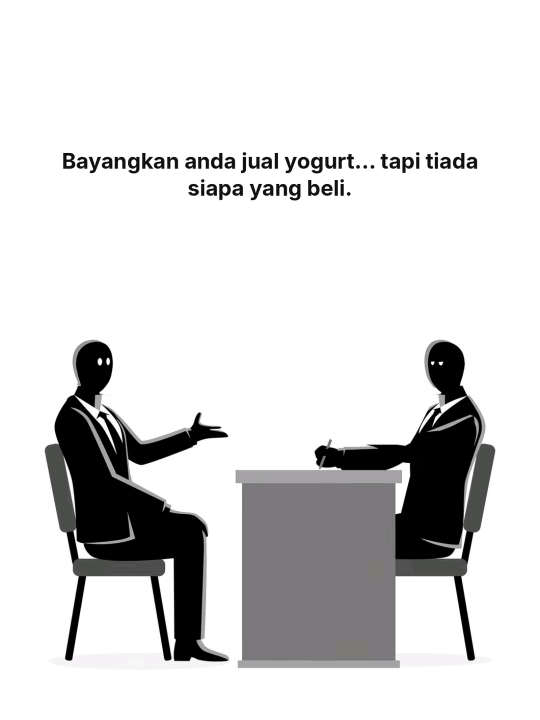
#> input picture yogurt-carousel-bm/slide_1.png, 1080 x 1440 px, given in place of 1.png, which was not available (shown at 1/2 size)
$ python layers.py ..
#> lines starting #> are read from the running program, lines starting #| are printed output that depends on the picture; after the words box and inside, x2 and y2 are one past the last pixel; in counts of white or black regions, pixels touching at a corner belong together
import sys
from PIL import Image, ImageDraw, ImageFont, ImageFilter
import numpy as np
S=sys.argv[1]
SB='/usr/share/fonts/opentype/inter/Inter-SemiBold.otf'
def load(i): return Image.open(f'{S}/crop/{i}.png').convert('RGB').resize((1100,1464))
#> called with i = 1
def cups(im):
    a=np.array(im); d=ImageDraw.Draw(im)
    for box,lines in [((225,515,425,595),['20% lemak']),((655,505,865,610),['80%','bebas lemak'])]:
        c=tuple(int(v) for v in np.median(a[box[1]:box[3],box[0]:box[0]+10].reshape(-1,3),axis=0))
        d.rectangle(box,fill=c)
        f=ImageFont.truetype(SB,36 if len(lines)==1 else 31); lh=40
        cx=(box[0]+box[2])/2; cy=(box[1]+box[3])/2; y=cy-lh*len(lines)/2
        for l in lines:
            w=d.textlength(l,font=f); d.text((cx-w/2,y),l,font=f,fill=(25,25,25)); y+=lh
for src,blank,cup in [(1,450,False),(2,430,False),(3,330,True),(4,430,False),(6,430,False),(7,330,True),(8,430,False)]:
    im=load(src)
    ImageDraw.Draw(im).rectangle((0,0,1100,blank),fill='white')
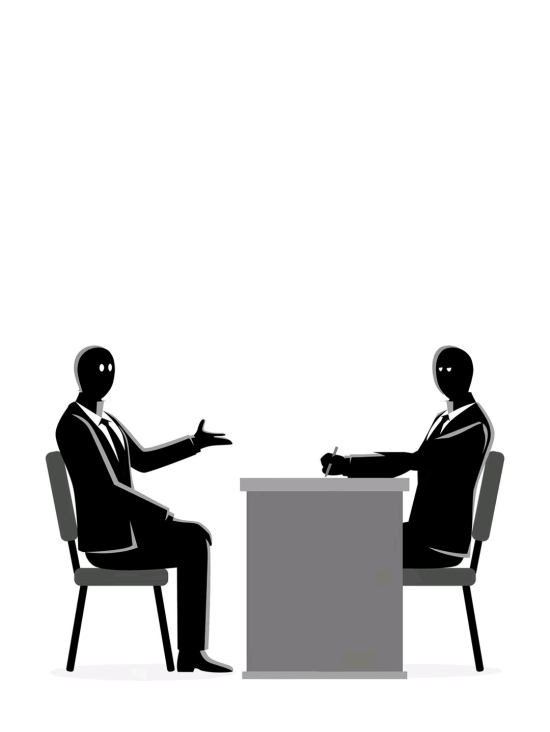
#> im: PIL image 1100x1464 RGB (shown at 1/2 size); mean R, G, B 219.6, 219.5, 219.7
    if src==6: ImageDraw.Draw(im).line((1099,0,1099,1464),fill='white',width=3)
    if cup: cups(im)
    L=im.convert('L')
    m=L.point(lambda v:255 if v>212 else 0)
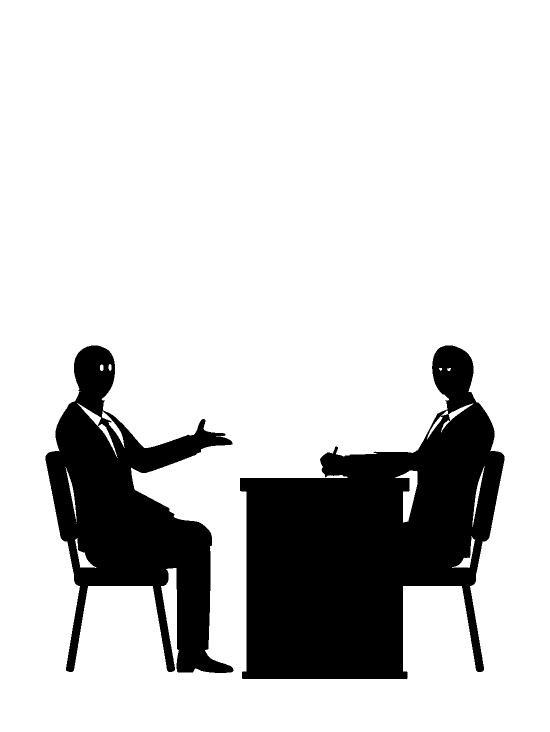
#> m: PIL image 1100x1464 L (shown at 1/2 size); 81.1% white; 2 black regions, box (x1, y1, x2, y2) and area: (480, 691, 1009, 1358) 199436, (91, 691, 467, 1346) 105333
    for seed in [(0,0),(1099,0),(0,1463),(1099,1463),(550,5),(5,700),(1094,700)]+([(780,1250)] if src in (2,4,6,8) else []):
        if m.getpixel(seed)==255: ImageDraw.floodfill(m,seed,128)
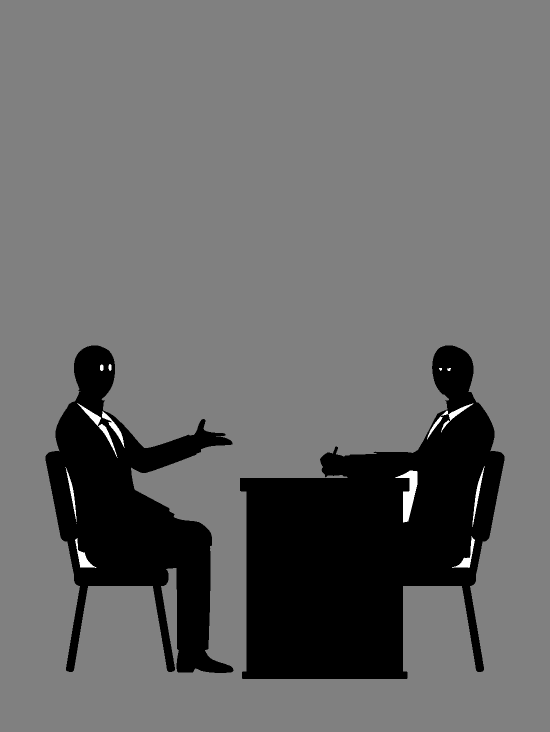
#> m: PIL image 1100x1464 L (shown at 1/2 size); min 0, max 255, mean 104.3
    bg=(np.array(m)==128)
#> bg: shape (1464, 1100) bool; 80.6% white; 2 black regions, box (x1, y1, x2, y2) and area: (480, 691, 1009, 1358) 203429, (91, 691, 467, 1346) 108237
    bgimg=Image.fromarray((bg*255).astype('uint8'))
    near=np.array(bgimg.filter(ImageFilter.MaxFilter(5)))>0
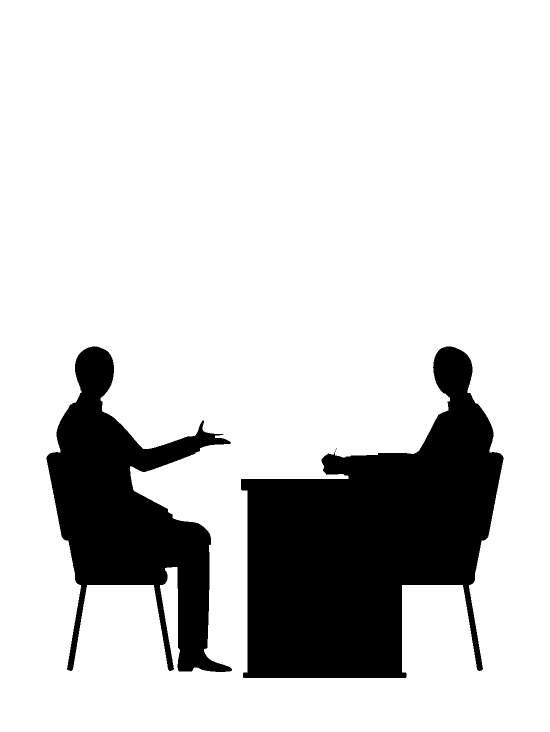
#> near: shape (1464, 1100) bool (shown at 1/2 size); 81.5% white; 3 black regions (1 under 20 px), largest, box (x1, y1, x2, y2) and area: (482, 693, 1007, 1356) 197186, (93, 693, 464, 1344) 100846
    band=near & ~bg
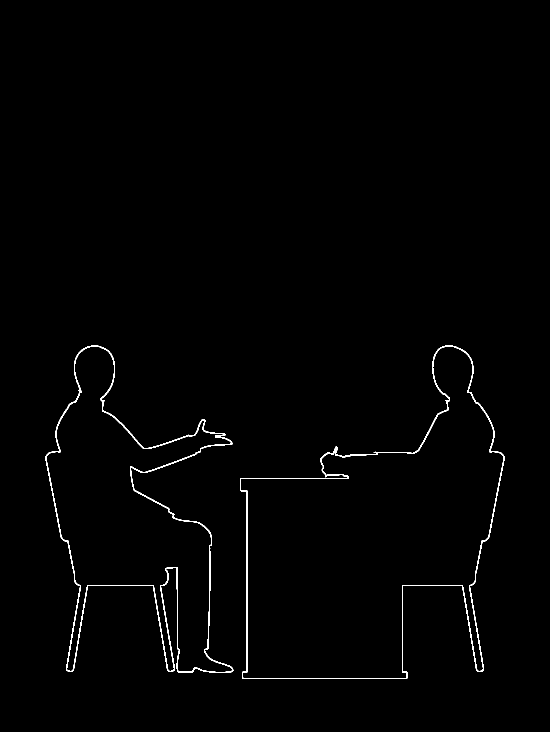
#> band: shape (1464, 1100) bool (shown at 1/2 size); 0.85% white in thin lines or dots, all inside (x1, y1, x2, y2) = (91, 691, 1009, 1358)
    l=np.array(L).astype(float)
    alpha=np.where(bg,0,255).astype(float)
    rgb=np.array(im).astype(float)
    soft=band & (l>165)
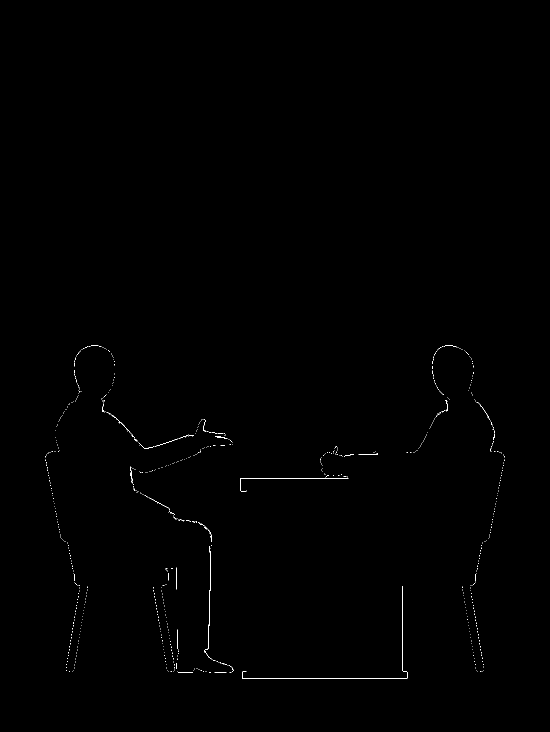
#> soft: shape (1464, 1100) bool (shown at 1/2 size); 0.21% white in thin lines or dots, all inside (x1, y1, x2, y2) = (91, 691, 1009, 1358)
    alpha[soft]=np.clip((255-l[soft])/(255-165),0,1)*255
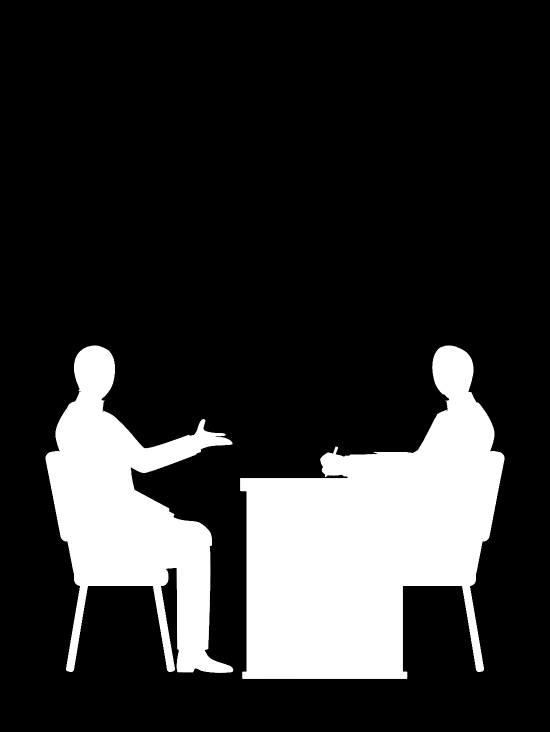
#> alpha: shape (1464, 1100) float64 (shown at 1/2 size); min 0, max 255, mean 49.2
    rgb[soft]=np.minimum(rgb[soft],150)
    out=np.dstack([rgb,alpha]).astype('uint8')
    Image.fromarray(out,'RGBA').save(f'{S}/vid/layer_{src}.png')
#> pass 2 of the loop `for src,blank,cup in [(1,450,False),(2,430,False),(3,330,True),(4,430,..`:
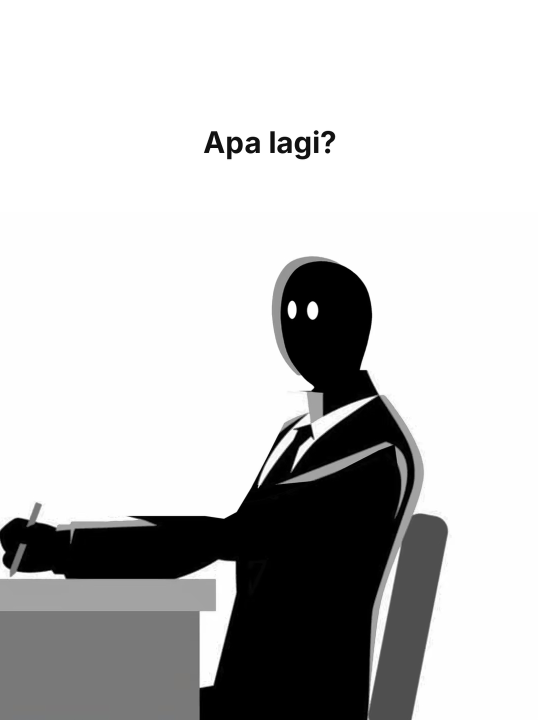
#> input picture yogurt-carousel-bm/slide_10.png, 1080 x 1440 px, given in place of 2.png, which was not available (shown at 1/2 size)
#> after the loop `for seed in [(0,0),(1099,0),(0,1463),(1099,1463),(550,5),(5,700),(1094..`:
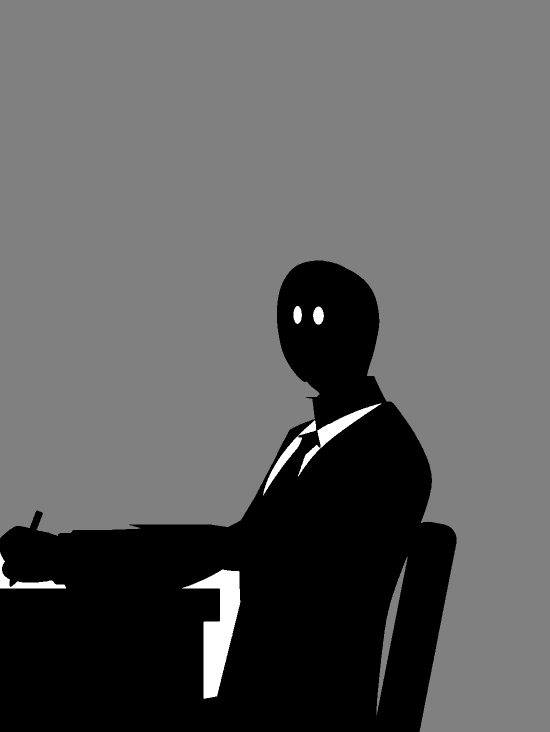
#> m: PIL image 1100x1464 L (shown at 1/2 size); min 0, max 255, mean 93.3
#> bg: shape (1464, 1100) bool; 70.4% white; 1 black region, box (x1, y1, x2, y2) and area: (0, 521, 913, 1464) 477230
#> near: shape (1464, 1100) bool; 70.8% white; 1 black region, box (x1, y1, x2, y2) and area: (0, 523, 911, 1464) 469774
#> band: shape (1464, 1100) bool; 0.46% white in thin lines or dots, all inside (x1, y1, x2, y2) = (0, 521, 913, 1464)
#> `alpha[soft]=np.clip((255-l[soft])/(255-165),0,1)*255`:
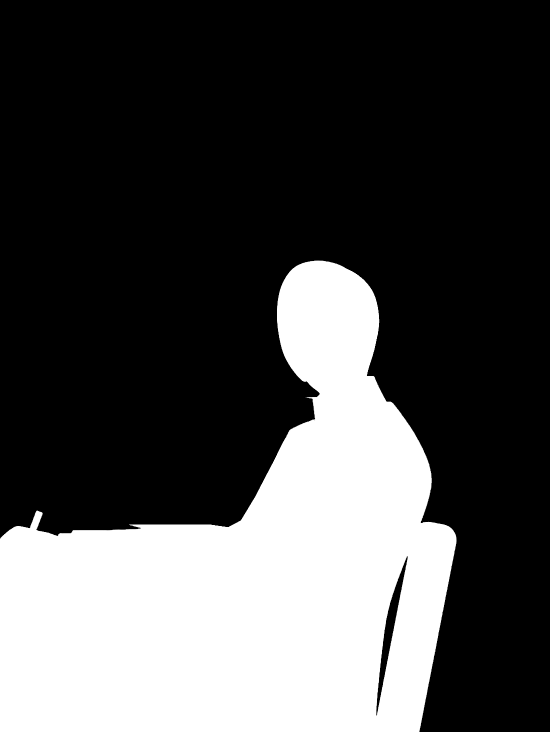
#> alpha: shape (1464, 1100) float64 (shown at 1/2 size); min 0, max 255, mean 75.5
#> (the run stopped early here; a loop or call above may not have finished)
